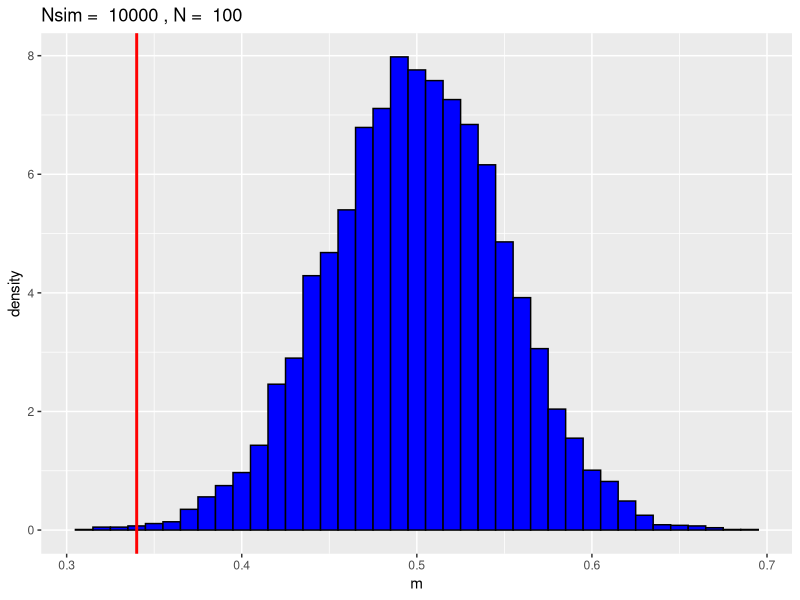

Recreate this plot in R.
library(ggplot2)

set.seed(22345)

# parameters of the distributions
n <- 100
p <- 0.5

# number of simulation
nosim <- 10000

# expected binomial mean/variance
mu <- p
s2 <- p * (1.0 - p)

# sampling
r <- matrix(rbinom(nosim * n, size=1, prob = p), nosim)

u <- apply(r, 1, sum)
m <- apply(r, 1, mean)
s <- apply(r, 1, sd)

#
g <- ggplot()
g <- g + aes(m)+ geom_histogram(binwidth=0.01, aes(y = ..density..), colour="black", fill="blue")
g <- g + labs(title = paste('Nsim = ', nosim, ', N = ', n))
g <- g + geom_vline(xintercept = 0.34, colour="red", size=1)
print(g)

print(paste('Sampled    mean = ', mean(m), ', Sampled SD = ', sd(m)))
print(paste('Population mean = ', mu,     ', Population SD = ', sqrt(s2/n)))
